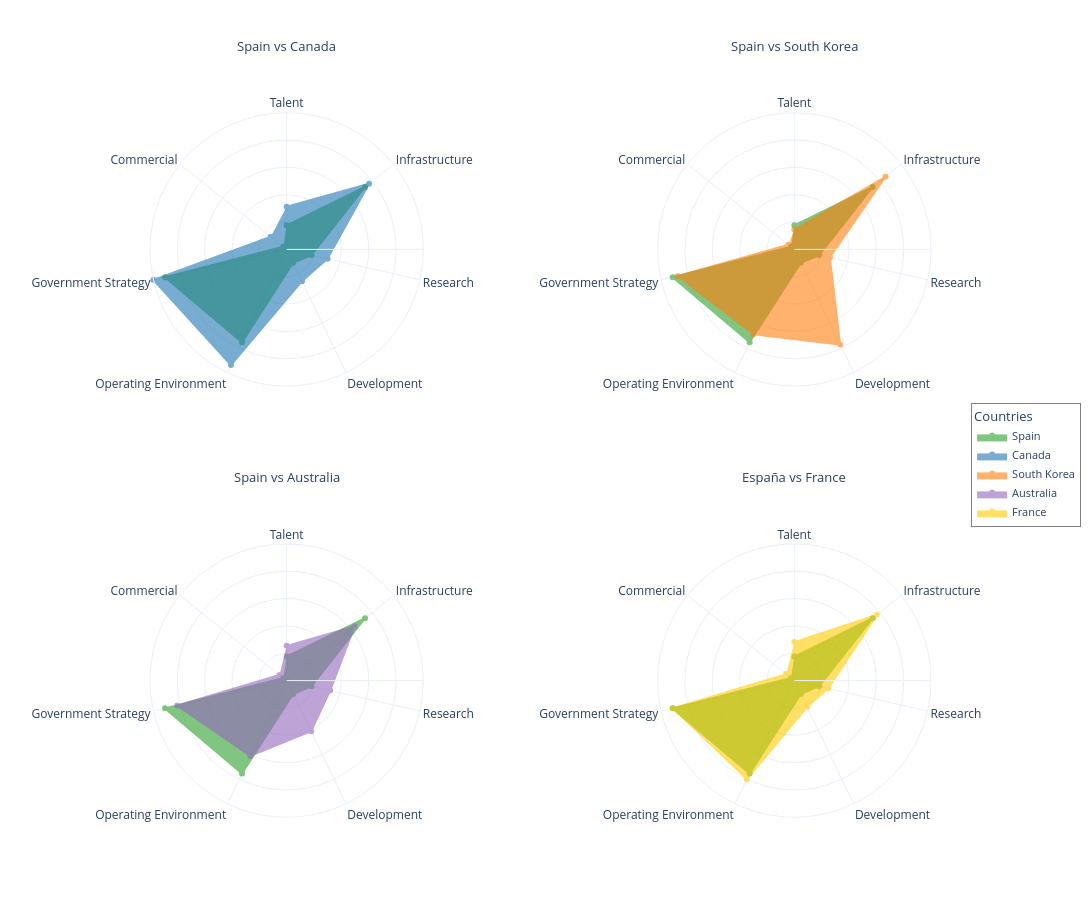

Here is the notebook cell this chart was saved with:
### Markdown cell above
## Q2: What common investment patterns stand out in the four countries with the highest AI performance, and how do they compare with Spain’s current strategy?

### Code cell
import pandas as pd
import plotly.graph_objects as go
from plotly.subplots import make_subplots

pillars = [
    "Talent", "Infrastructure", "Research", "Development",
    "Operating Environment", "Government Strategy", "Commercial"
]

country_focus = "Spain"
countries_to_compare = ["Canada", "South Korea", "Australia", "France"]
subplot_titles = [
    "Spain vs Canada",
    "Spain vs South Korea",
    "Spain vs Australia",
    "España vs France"
]

# Perfil de España
spain_profile = df.loc[df["Country"] == country_focus, pillars].iloc[0].values

# Función auxiliar para obtener el perfil de un país
def get_profile(country):
    return df.loc[df["Country"] == country, pillars].iloc[0].values         # Filtra las filas donde Country es "Spain", selecciona solo las columnas de los pilares, toma la primera fila y devuelve un array numpy con los valores

# ============================
# 2. CREAR FIGURA 2x2 CON POLARES
# ============================
fig = make_subplots(
    rows=2, cols=2,
    subplot_titles=subplot_titles,
    specs=[[{"type": "polar"}, {"type": "polar"}],
           [{"type": "polar"}, {"type": "polar"}]],
    horizontal_spacing=0.30,                # Espacio horizontal entre subplots
    vertical_spacing=0.12                   # Espacio vertical entre subplots
)

# Colores
color_spain = "#2ca02c"
other_colors = ["#1f77b4", "#ff7f0e", "#9467bd", "#ffcc00"]

# ============================
# 3. AÑADIR LOS 4 RÁDARES
# ============================
for i, country in enumerate(countries_to_compare, start=1):
    row = (i - 1) // 2 + 1
    col = (i - 1) % 2 + 1

    # Con estas fórmulas, cada país se coloca automáticamente en su sitio:
        # (1,1): Canada
        # (1,2): South Korea
        # (2,1): Australia
        # (2,2): France

    other_profile = get_profile(country)

    # España
    fig.add_trace(
        go.Scatterpolar(
            r=spain_profile,        # Radios --> valores numéricos de España en cada pilar
            theta=pillars,             # Ángulos --> nombre de cada pilar alrededor del círculo
            name="Spain",               # Nombre de la serie --> así aparecerá en la leyenda
            fill="toself",                  # Rellena el área del polígono
            # Ambos usan el mismo verde para España
            line_color=color_spain,
            fillcolor=color_spain,
            opacity=0.6,
            showlegend=(i == 1)  # solo en el primer subplot
             # Esto es un truco:
                # Cuando i == 1 (primer subplot) --> showlegend=True --> España aparece en la leyenda
                # Cuando i > 1 --> False --> España NO vuelve a aparecer en la leyenda
                # Así evito tener la entrada “Spain” repetida 4 veces
        ),
        row=row, col=col                # Indica en qué subplot se dibuja este radar
    )

    # País de comparación
    fig.add_trace(
        go.Scatterpolar(
            r=other_profile,
            theta=pillars,
            name=country,
            fill="toself",
            line_color=other_colors[i-1],       # Color asignado según la posición del país en la lista
            fillcolor=other_colors[i-1],
            opacity=0.6
        ),
        row=row, col=col
    )

    # Configuración de ejes polares (misma escala en todos)
    fig.update_polars(
        row=row, col=col,
        radialaxis=dict(
            range=[0, 100],              # # el radio va de 0 a 100, ponemos marcas (ticks) pero ocultamos las etiqueas numericas --> para no saturar
            tickvals=[0, 20, 40, 60, 80, 100],
            showticklabels=False
        ),
        angularaxis=dict(
            rotation=90,             # Rota el gráfico para que el primer pilar empiece a 90 grados y Dirección “clockwise” → las etiquetas de los pilares van en sentido horario
            direction="clockwise"
        )
    )

# ============================
# 4. ESTILO FINAL
# ============================
fig.update_layout(
    height=900,
    width=1100,
    template="plotly_white",
    legend=dict(
        orientation="v",            # leyenda en pos vertical
        y=0.5,                          # ubicada a la derecha del todo, centrada verticalmente
        x=1.05,
        bgcolor="rgba(255,255,255,0.9)",        # fondo casi blanco con ligera transparencia
        # Borde gris fino
        bordercolor="gray",
        borderwidth=1,
        font_size=11,
        title="Countries"
    ),
    margin=dict(l=150, r=160, t=80, b=50)            # MODIFICAMOS LOS MARGÉNES EN ESTE DISEÑO --> r=160 mayor en la derecha para dejar hueco a la leyenda sin cortar los radares.
)

# Ajustar tamaño y posición de títulos de subplots
for ann in fig.layout.annotations:                  # para cada titulo de subplot
    ann.font.size = 13      # pones el tamaño de letra a 13 (algo más pequeño que el título general de la figura)
    ann.y += 0.03       # mueves el título un poco hacia arriba para que no quede pegado al radar

fig.show()

### Figure 1 — Plotly figure (JSON) as saved in the notebook; plotly's stock layout.template omitted (floating-point values rounded to 4 significant figures)
{"data": [{"fill": "toself", "fillcolor": "#2ca02c", "line": {"color": "#2ca02c"}, "name": "Spain", "opacity": 0.6, "r": [17.61, 73.32, 18.6, 10.87, 75.36, 91.28, 3.08], "showlegend": true, "subplot": "polar", "theta": ["Talent", "Infrastructure", "Research", "Development", "Operating Environment", "Government Strategy", "Commercial"], "type": "scatterpolar"}, {"fill": "toself", "fillcolor": "#1f77b4", "line": {"color": "#1f77b4"}, "name": "Canada", "opacity": 0.6, "r": [31.28, 77.05, 30.67, 25.78, 93.94, 100.0, 14.88], "subplot": "polar", "theta": ["Talent", "Infrastructure", "Research", "Development", "Operating Environment", "Government Strategy", "Commercial"], "type": "scatterpolar"}, {"fill": "toself", "fillcolor": "#2ca02c", "line": {"color": "#2ca02c"}, "name": "Spain", "opacity": 0.6, "r": [17.61, 73.32, 18.6, 10.87, 75.36, 91.28, 3.08], "showlegend": false, "subplot": "polar2", "theta": ["Talent", "Infrastructure", "Research", "Development", "Operating Environment", "Government Strategy", "Commercial"], "type": "scatterpolar"}, {"fill": "toself", "fillcolor": "#ff7f0e", "line": {"color": "#ff7f0e"}, "name": "South Korea", "opacity": 0.6, "r": [14.54, 85.23, 26.66, 77.25, 68.86, 87.5, 5.41], "subplot": "polar2", "theta": ["Talent", "Infrastructure", "Research", "Development", "Operating Environment", "Government Strategy", "Commercial"], "type": "scatterpolar"}, {"fill": "toself", "fillcolor": "#2ca02c", "line": {"color": "#2ca02c"}, "name": "Spain", "opacity": 0.6, "r": [17.61, 73.32, 18.6, 10.87, 75.36, 91.28, 3.08], "showlegend": false, "subplot": "polar3", "theta": ["Talent", "Infrastructure", "Research", "Development", "Operating Environment", "Government Strategy", "Commercial"], "type": "scatterpolar"}, {"fill": "toself", "fillcolor": "#9467bd", "line": {"color": "#9467bd"}, "name": "Australia", "opacity": 0.6, "r": [25.43, 63.43, 32.63, 41.15, 61.23, 82.11, 6.72], "subplot": "polar3", "theta": ["Talent", "Infrastructure", "Research", "Development", "Operating Environment", "Government Strategy", "Commercial"], "type": "scatterpolar"}, {"fill": "toself", "fillcolor": "#2ca02c", "line": {"color": "#2ca02c"}, "name": "Spain", "opacity": 0.6, "r": [17.61, 73.32, 18.6, 10.87, 75.36, 91.28, 3.08], "showlegend": false, "subplot": "polar4", "theta": ["Talent", "Infrastructure", "Research", "Development", "Operating Environment", "Government Strategy", "Commercial"], "type": "scatterpolar"}, {"fill": "toself", "fillcolor": "#ffcc00", "line": {"color": "#ffcc00"}, "name": "France", "opacity": 0.6, "r": [28.32, 77.15, 25.48, 21.44, 80.02, 91.2, 7.65], "subplot": "polar4", "theta": ["Talent", "Infrastructure", "Research", "Development", "Operating Environment", "Government Strategy", "Commercial"], "type": "scatterpolar"}], "layout": {"annotations": [{"font": {"size": 13}, "showarrow": false, "text": "Spain vs Canada", "x": 0.175, "xanchor": "center", "xref": "paper", "y": 1.03, "yanchor": "bottom", "yref": "paper"}, {"font": {"size": 13}, "showarrow": false, "text": "Spain vs South Korea", "x": 0.825, "xanchor": "center", "xref": "paper", "y": 1.03, "yanchor": "bottom", "yref": "paper"}, {"font": {"size": 13}, "showarrow": false, "text": "Spain vs Australia", "x": 0.175, "xanchor": "center", "xref": "paper", "y": 0.47, "yanchor": "bottom", "yref": "paper"}, {"font": {"size": 13}, "showarrow": false, "text": "España vs France", "x": 0.825, "xanchor": "center", "xref": "paper", "y": 0.47, "yanchor": "bottom", "yref": "paper"}], "height": 900, "legend": {"bgcolor": "rgba(255,255,255,0.9)", "bordercolor": "gray", "borderwidth": 1, "font": {"size": 11}, "orientation": "v", "title": {"text": "Countries"}, "x": 1.05, "y": 0.5}, "margin": {"b": 50, "l": 150, "r": 160, "t": 80}, "polar": {"angularaxis": {"direction": "clockwise", "rotation": 90}, "domain": {"x": [0, 0.35], "y": [0.56, 1]}, "radialaxis": {"range": [0, 100], "showticklabels": false, "tickvals": [0, 20, 40, 60, 80, 100]}}, "polar2": {"angularaxis": {"direction": "clockwise", "rotation": 90}, "domain": {"x": [0.65, 1.0], "y": [0.56, 1]}, "radialaxis": {"range": [0, 100], "showticklabels": false, "tickvals": [0, 20, 40, 60, 80, 100]}}, "polar3": {"angularaxis": {"direction": "clockwise", "rotation": 90}, "domain": {"x": [0, 0.35], "y": [0, 0.44]}, "radialaxis": {"range": [0, 100], "showticklabels": false, "tickvals": [0, 20, 40, 60, 80, 100]}}, "polar4": {"angularaxis": {"direction": "clockwise", "rotation": 90}, "domain": {"x": [0.65, 1.0], "y": [0, 0.44]}, "radialaxis": {"range": [0, 100], "showticklabels": false, "tickvals": [0, 20, 40, 60, 80, 100]}}, "width": 1100}}
